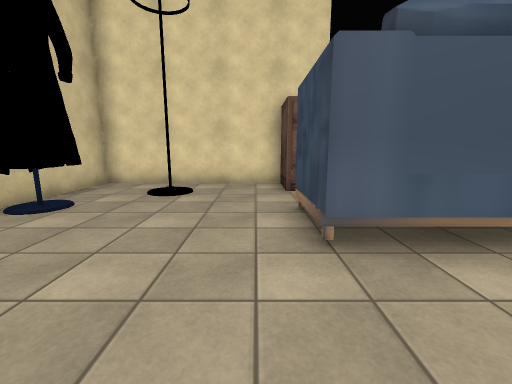
View 1 (above)

16 first-person views from a walk through a 3-D level made in the Unity game engine. The camera is 1.3 m above the floor, tilts 10° down and sees 90° across. The floor is counted in squares, 1 m on a side. Each view is taken from the middle of a square. On the plan, view 1 faces up. The plan holds only what a view shows up to about 13 squares ahead; the rest is blank. The player character is not drawn. Some animated figures are not drawn. Some surface patterns are stand-ins.

View 2
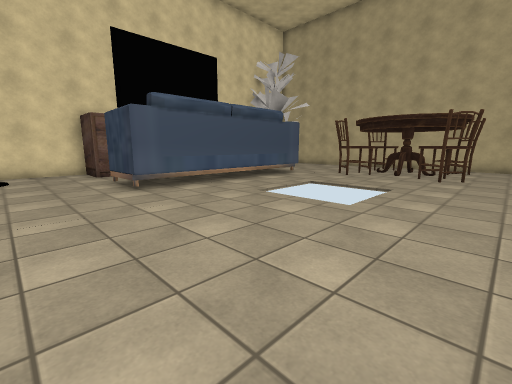

View 3
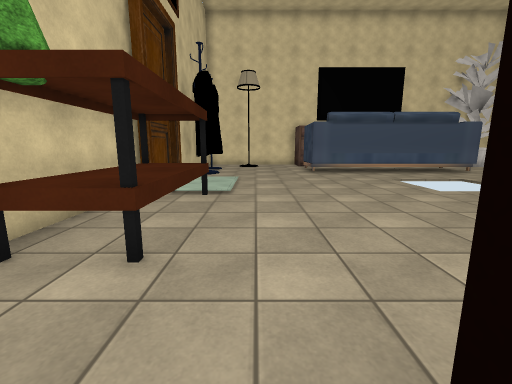

View 4
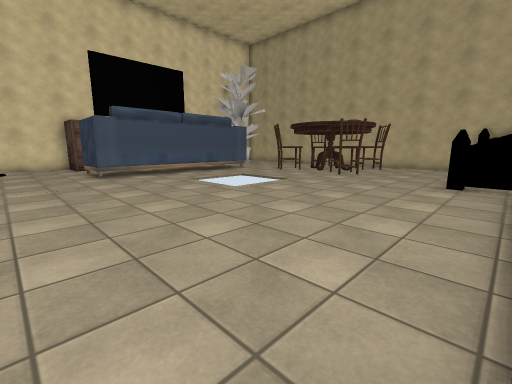

View 5
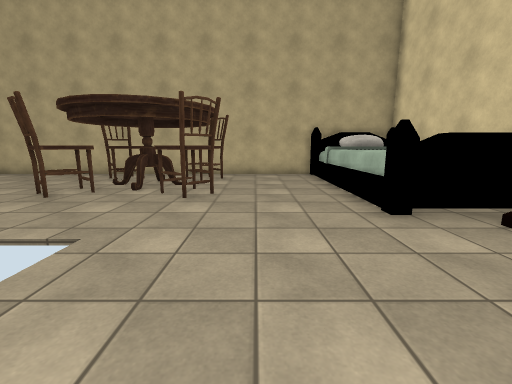

View 6
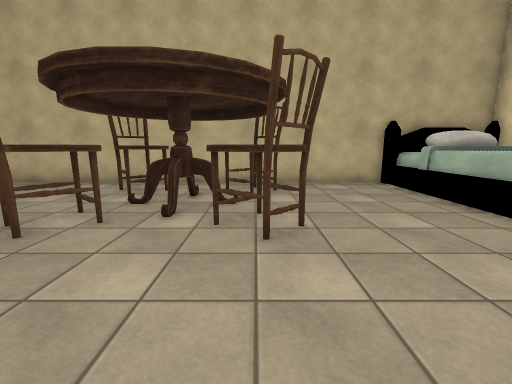

View 7
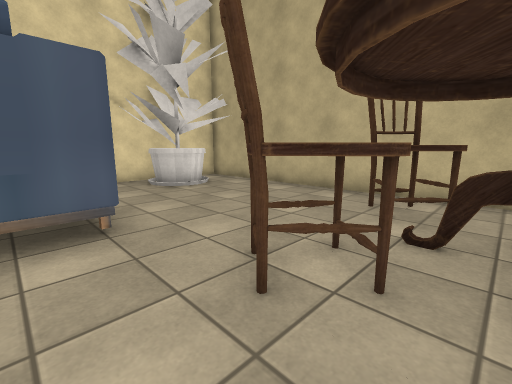

View 8
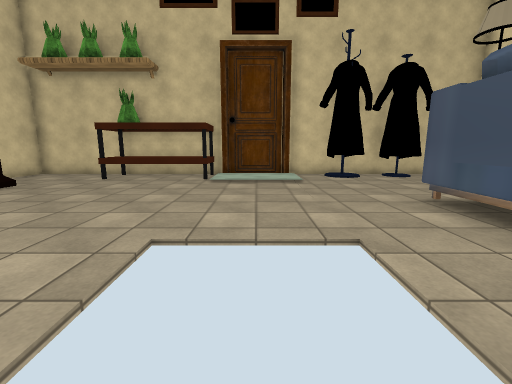

View 9
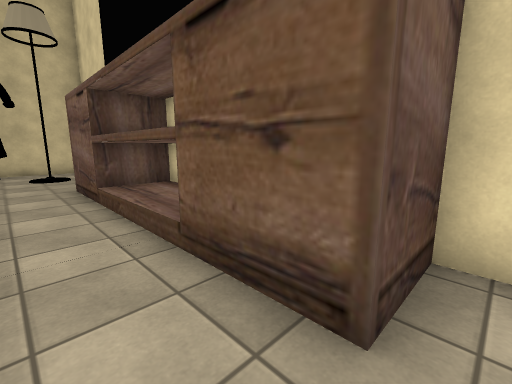

View 10
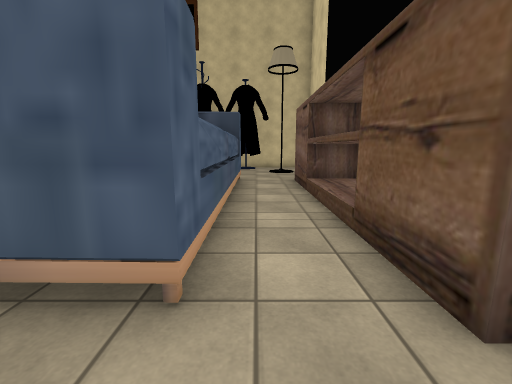

View 11
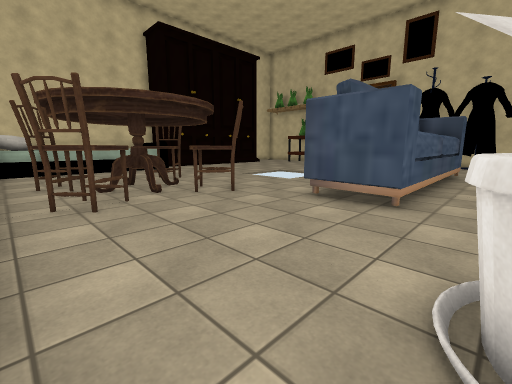

View 12
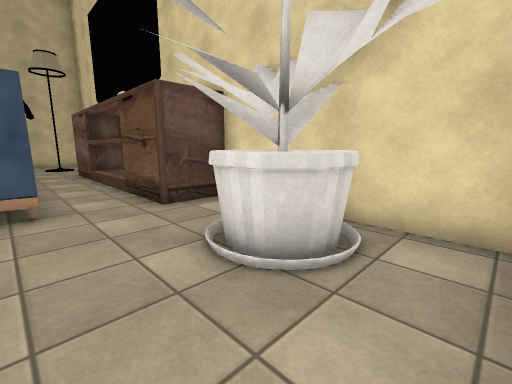

View 13
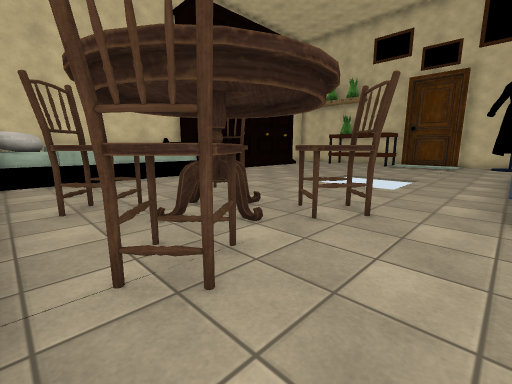

View 14
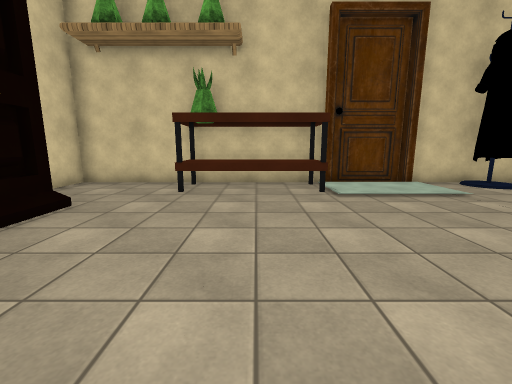

View 15
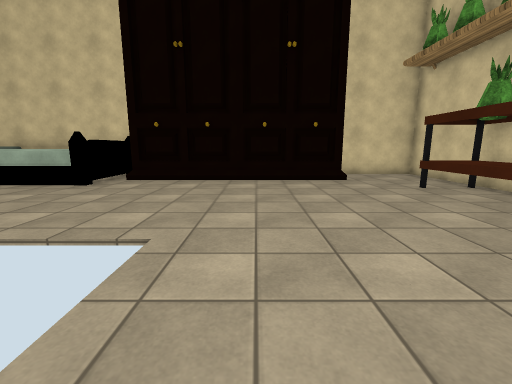

View 16
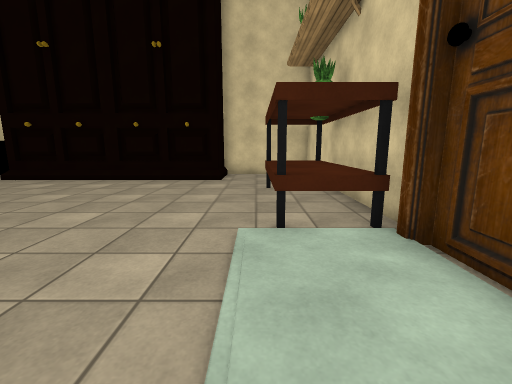

### Floor plan
Ten units are one square. View 1 is at (0, 0); x grows to the right and y downward. Boxes are objects, and circles mark ways between rooms. Rooms are numbered by the first view taken in them; rooms with no view inside come last. Other rooms are left out.
<svg viewBox="-70 -110 230 240">
<path fill="none" stroke="#000" d="M8 -32 8 -54 92 -54M92 -30 8 -30M-55 25 -55 114 -14 114M84 114 142 114M95 -75 8 -75 8 -93 -55 -93 -55 -6M154 78 154 6M64 -32 8 -32M92 -32 65 -32M92 -54 92 -32M154 6 154 -93 95 -93 95 -75"/>
<rect x="-65" y="15" width="10" height="10" fill="#bbb"><title>other object</title></rect>
<rect x="-65" y="-5" width="10" height="10" fill="#bbb"><title>other object</title></rect>
<rect x="-55" y="25" width="20" height="50" fill="#bbb"><title>other object</title></rect>
<rect x="-55" y="-5" width="10" height="10" fill="#bbb"><title>other object</title></rect>
<rect x="-55" y="-45" width="20" height="30" fill="#bbb"><title>other object</title></rect>
<rect x="-55" y="-35" width="10" height="10" fill="#bbb"><title>other object</title></rect>
<rect x="-55" y="-65" width="20" height="20" fill="#bbb"><title>other object</title></rect>
<rect x="-35" y="-85" width="10" height="20" fill="#bbb"><title>other object</title></rect>
<rect x="75" y="75" width="80" height="50" fill="#bbb"><title>other object</title></rect>
<rect x="95" y="-15" width="50" height="60" fill="#bbb"><title>other object</title></rect>
<rect x="115" y="-85" width="20" height="20" fill="#bbb"><title>other object</title></rect>
<rect x="115" y="-105" width="10" height="10" fill="#bbb"><title>other object</title></rect>
<circle cx="100" cy="-20" r="3" fill="#2a7"/>
<circle cx="100" cy="-65" r="3" fill="#2a7"/>
<circle cx="100" cy="15" r="3" fill="#2a7"/>
<circle cx="120" cy="15" r="3" fill="#2a7"/>
<circle cx="150" cy="-5" r="3" fill="#2a7"/>
<text x="30" y="20">1</text>
<text x="120" y="-40">2</text>
</svg>
Room 1 opens to room 2.

Where each view was taken, in squares from view 1:
view 1: 0 up, 0 right, facing up
view 2: 5 down, 2 left, facing up-right
view 3: 10 down, 2 left, facing up
view 4: 9 down, 2 left, facing up-right
view 5: 5 down, 3 right, facing right
view 6: 3 down, 6 right, facing right
view 7: 1 down, 8 right, facing up-right
view 8: 1 down, 7 right, facing left
view 9: 6 up, 10 right, facing up-left
view 10: 6 up, 11 right, facing left
view 11: 7 up, 15 right, facing down-left
view 12: 5 up, 15 right, facing up-left
view 13: 3 up, 15 right, facing down-left
view 14: 5 down, 4 right, facing left
view 15: 1 up, 2 right, facing down
view 16: 1 up, 3 left, facing down
